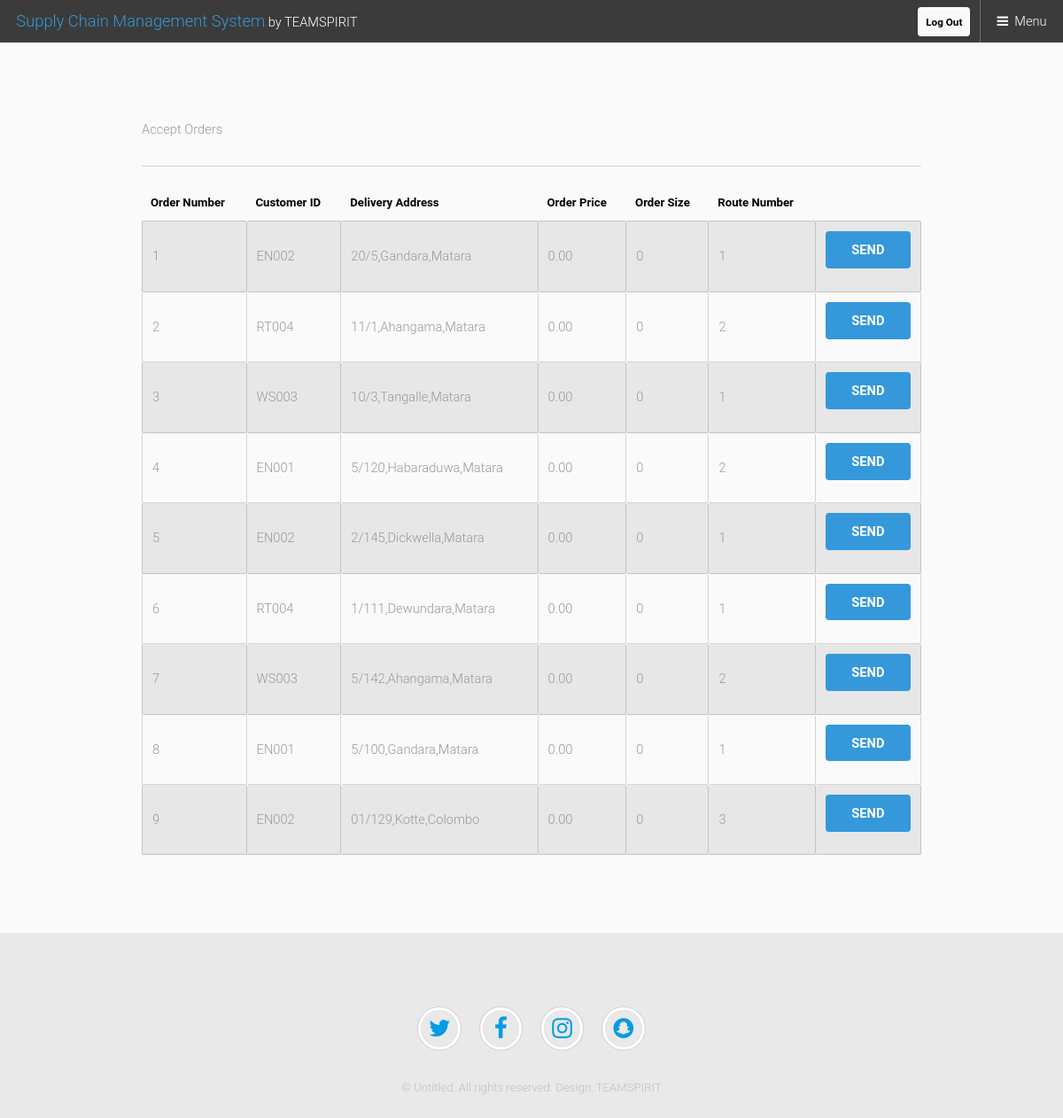
Page /Imperio/manageOrders.php (signed in) on the committed database.
### tables this page shows
CREATE TABLE orders( 

	order_number INT(100) NOT NULL AUTO_INCREMENT,
	customer_id VARCHAR(100) NOT NULL , 
	to_building_number VARCHAR(100) NOT NULL , 
	to_street VARCHAR(100) NOT NULL ,
	to_city VARCHAR(100) NOT NULL ,
	delivery_status VARCHAR(100) DEFAULT 'PENDING',
	order_price DECIMAL(12,2) DEFAULT 0,
	order_size INT(100) DEFAULT 0,
	route_no INT(100) NOT NULL,
	issued_date DATE,
	checked_time TIME,
	checked_date DATE,
	train_trip_no INT(100), 
	truck_trip_no INT(100),
	PRIMARY KEY (order_number),
	FOREIGN KEY (customer_id) REFERENCES customers(customer_id) ON DELETE CASCADE ON UPDATE CASCADE,
	FOREIGN KEY (route_no) REFERENCES truckRoutes(route_no) ON DELETE CASCADE ON UPDATE CASCADE,
	FOREIGN KEY (train_trip_no) REFERENCES trainTrips(train_trip_no) ON DELETE CASCADE ON UPDATE CASCADE
	
);

### Imperio/manageOrders.php (the view, shortened to what this page needs)
<?php require_once('includes/connection.php') ?>
<?php
$orderList = '';
$query = "SELECT * FROM orders WHERE delivery_status='PENDING'";
$orders = mysqli_query($connection, $query);
while ($order = mysqli_fetch_assoc($orders)) {
    $order_number = $order['order_number'];
    $customer_id = $order['customer_id'];
	$delivery_add = $order['to_building_number'].','.$order['to_street'].','.$order['to_city'];
    $order_price = $order['order_price'];
	$order_size = $order['order_size'];
    $route_no = $order['route_no'];
    $orderList.="<tr>";
    $orderList.="<td>{$order_number}</td>";
    $orderList.="<td>{$customer_id}</td>";
    $orderList.="<td>{$delivery_add}</td>";
    $orderList.="<td>{$order_price}</td>";
    $orderList.="<td>{$order_size}</td>";
    $orderList.="<td>{$route_no}</td>";
	 $orderList.="<td><a href=\"issueOrder.php?order_number={$order_number}\" class=\"button fit\">SEND</a></td></tr>";
}
?>
<!DOCTYPE HTML>
<html>
	<head>
		<link rel="stylesheet" href="assets/css/main.css" />
		<link rel="stylesheet" href="assets/css/style.css" />
	</head>
	<body class="subpage">
			<header id="header">
				<div class="logo"><a href="index.html">Supply Chain Management System<span> by TEAMSPIRIT</span></a></div>
				<a href="index.php" class="button small special">Log Out</a>
				<a href="#menu">Menu</a>
			</header>
			<div id="main">
				<section class="wrapper style1">
					<div class="inner">
						Accept Orders<hr>
						<div class="table-wrapper">
											<table class="alt">
												<thead>
													<tr>
														<th>Order Number</th>
														<th>Customer ID</th>
														<th>Delivery Address</th>
														<th>Order Price</th>
														<th>Order Size</th>
														<th>Route Number</th>
													</tr>
												</thead>
												<tbody>
													<?php echo $orderList ?>
												</tbody>
											</table>
										</div>
					</div>
			</section>
		</div>
			<footer id="footer">
				<div class="copyright">
					<ul class="icons">
						<li><a href="#" class="icon fa-twitter"><span class="label">Twitter</span></a></li>
						<li><a href="#" class="icon fa-facebook"><span class="label">Facebook</span></a></li>
						<li><a href="#" class="icon fa-instagram"><span class="label">Instagram</span></a></li>
						<li><a href="#" class="icon fa-snapchat"><span class="label">Snapchat</span></a></li>
					</ul>
					<p>&copy; Untitled. All rights reserved. Design: TEAMSPIRIT</p>
				</div>
			</footer>
	</body>
</html>

### rows in the picture
orders: order_number "1", customer "EN002", delivery_add "20/5,Gandara,Matara", order_price "0.00", order_size "0", route_no "1"
orders: order_number "2", customer "RT004", delivery_add "11/1,Ahangama,Matara", order_price "0.00", order_size "0", route_no "2"
orders: order_number "3", customer "WS003", delivery_add "10/3,Tangalle,Matara", order_price "0.00", order_size "0", route_no "1"
orders: order_number "4", customer "EN001", delivery_add "5/120,Habaraduwa,Matara", order_price "0.00", order_size "0", route_no "2"
orders: order_number "5", customer "EN002", delivery_add "2/145,Dickwella,Matara", order_price "0.00", order_size "0", route_no "1"
orders: order_number "6", customer "RT004", delivery_add "1/111,Dewundara,Matara", order_price "0.00", order_size "0", route_no "1"
orders: order_number "7", customer "WS003", delivery_add "5/142,Ahangama,Matara", order_price "0.00", order_size "0", route_no "2"
orders: order_number "8", customer "EN001", delivery_add "5/100,Gandara,Matara", order_price "0.00", order_size "0", route_no "1"
orders: order_number "9", customer "EN002", delivery_add "01/129,Kotte,Colombo", order_price "0.00", order_size "0", route_no "3"
